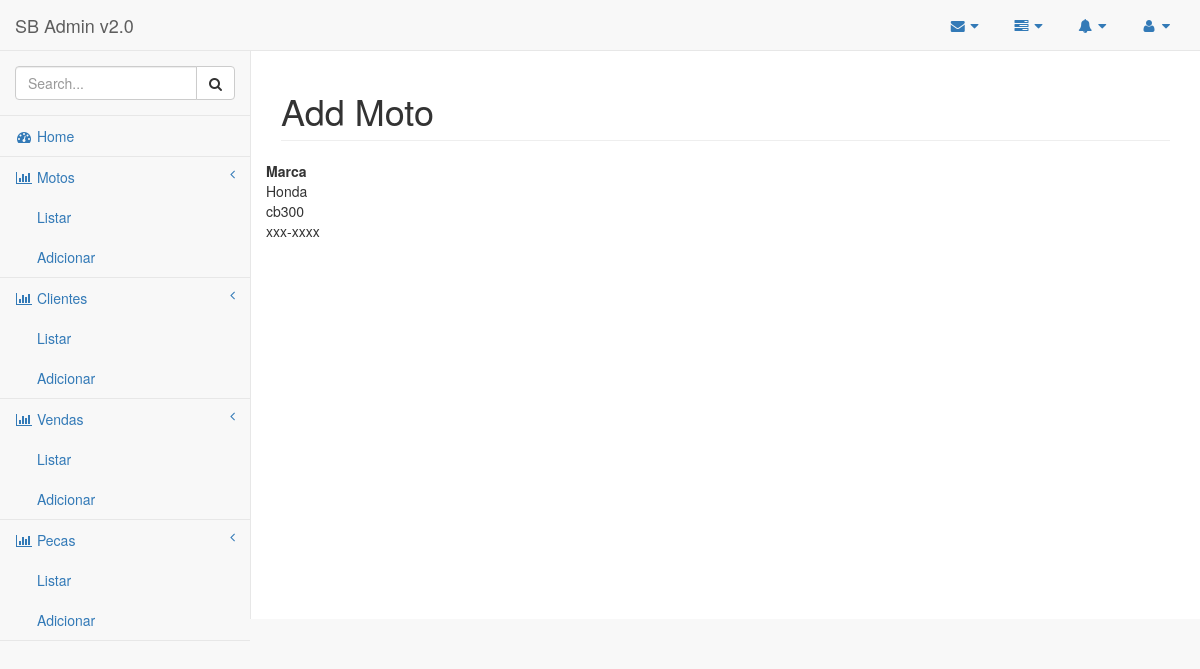
/moto/2/, run on the app's committed database.
### core/models.py (models this page shows, shortened)
class Moto(models.Model):
    marca = models.CharField(max_length=50)
    modelo = models.CharField(max_length=50)
    ano = models.IntegerField()
    cilindradas = models.IntegerField()
    placa = models.CharField(max_length=8,
        default = 'xxx-xxxx')
    class Meta:
        ordering = ['-pk']

### core/views.py (the view)
# urls.py: url(r'^moto/(?P<pk>\d+)/$', MotoDetailView.as_view(), name='moto-detail'),
class MotoDetailView(DetailView):
	model = Moto

### templates/core/moto_detail.html
{% extends "components/base.html" %}
{% load helper %}
{% block conteudo %}
<div class="row">
        <div class="col-lg-12">
            <h1 class="page-header">Add Moto</h1>
        </div>
    </div>
<div class="row">
  	<dl>
  		<dt>Marca</dt><dd>{{ object.marca }}</dd>
		<dd>{{ object.modelo }}</dd>
		<dd>{{ object.placa }}</dd>
  	</dl>
</div>
{% endblock %}

### data on the page
Moto: marca "Honda", modelo "cb300", placa "xxx-xxxx"
